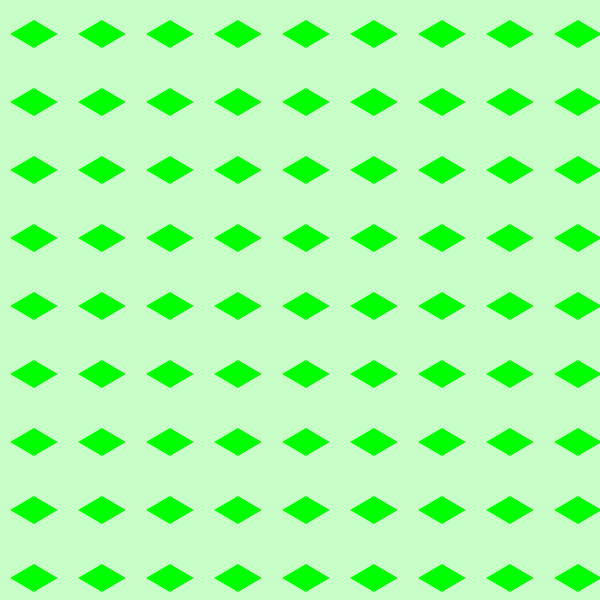
Frame 1 (no input)
Frame 60 (the mouse pressed at the canvas centre just before this capture): identical to frame 1, image omitted
Frame 120 (the mouse held since frame 60 and released just before this capture): identical to frame 1, image omitted

The Processing sketch that drew this single still picture (run headless with seeded random() and noise(); from frame 60 on, the mouse is pressed at the canvas centre):

// Processing sketch: processing_151003
// ── processing_151003.pde

void setup() {
  size(600, 600);
  smooth();
}

void draw(){
  noStroke();
  background(0, 255, 0);
  fill(200, 255, 200);
  for(float a = 0; a<=width+60; a = a + 68){
    for(float b = 0; b<=height+60; b = b + 68){
      shape(a,b);
    }
  }
}

void shape(float x, float y){
  pushMatrix();
  translate(x, y);
  beginShape();
  vertex(0, -40);
  vertex(-34, -20);
  vertex(-34, 20);
  vertex(0, 40);
  vertex(34, 20);
  vertex(34, -20);
  endShape();
  popMatrix();
}
